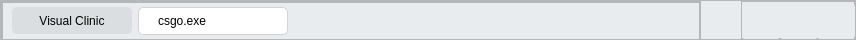
       <widget class="QFrame" name="frame">
        <property name="sizePolicy">
         <sizepolicy hsizetype="Preferred" vsizetype="Fixed">
          <horstretch>0</horstretch>
          <verstretch>0</verstretch>
         </sizepolicy>
        </property>
        <property name="minimumSize">
         <size>
          <width>0</width>
          <height>40</height>
         </size>
        </property>
        <property name="maximumSize">
         <size>
          <width>16777215</width>
          <height>40</height>
         </size>
        </property>
        <property name="styleSheet">
         <string notr="true">QFrame{
	background:rgb(233, 236, 238)
}</string>
        </property>
        <property name="frameShape">
         <enum>QFrame::StyledPanel</enum>
        </property>
        <property name="frameShadow">
         <enum>QFrame::Raised</enum>
        </property>
        <layout class="QHBoxLayout" name="horizontalLayout_3">
         <property name="spacing">
          <number>0</number>
         </property>
         <property name="leftMargin">
          <number>0</number>
         </property>
         <property name="topMargin">
          <number>0</number>
         </property>
         <property name="rightMargin">
          <number>0</number>
         </property>
         <property name="bottomMargin">
          <number>0</number>
         </property>
         <item>
          <widget class="QFrame" name="frame_3">
           <property name="sizePolicy">
            <sizepolicy hsizetype="Preferred" vsizetype="Fixed">
             <horstretch>0</horstretch>
             <verstretch>0</verstretch>
            </sizepolicy>
           </property>
           <property name="minimumSize">
            <size>
             <width>700</width>
             <height>40</height>
            </size>
           </property>
           <property name="maximumSize">
            <size>
             <width>2000</width>
             <height>40</height>
            </size>
           </property>
           <property name="frameShape">
            <enum>QFrame::StyledPanel</enum>
           </property>
           <property name="frameShadow">
            <enum>QFrame::Raised</enum>
           </property>
           <layout class="QHBoxLayout" name="horizontalLayout_2">
            <property name="spacing">
             <number>0</number>
            </property>
            <property name="leftMargin">
             <number>0</number>
            </property>
            <property name="topMargin">
             <number>0</number>
            </property>
            <property name="rightMargin">
             <number>0</number>
            </property>
            <property name="bottomMargin">
             <number>0</number>
            </property>
            <item>
             <widget class="QFrame" name="titleBarFrame">
              <property name="minimumSize">
               <size>
                <width>0</width>
                <height>38</height>
               </size>
              </property>
              <property name="maximumSize">
               <size>
                <width>700</width>
                <height>38</height>
               </size>
              </property>
              <property name="frameShape">
               <enum>QFrame::StyledPanel</enum>
              </property>
              <property name="frameShadow">
               <enum>QFrame::Raised</enum>
              </property>
              <layout class="QHBoxLayout" name="horizontalLayout_5">
               <property name="topMargin">
                <number>0</number>
               </property>
               <property name="bottomMargin">
                <number>0</number>
               </property>
               <item>
                <widget class="QPushButton" name="programName">
                 <property name="sizePolicy">
                  <sizepolicy hsizetype="Fixed" vsizetype="Fixed">
                   <horstretch>0</horstretch>
                   <verstretch>27</verstretch>
                  </sizepolicy>
                 </property>
                 <property name="minimumSize">
                  <size>
                   <width>120</width>
                   <height>27</height>
                  </size>
                 </property>
                 <property name="maximumSize">
                  <size>
                   <width>120</width>
                   <height>27</height>
                  </size>
                 </property>
                 <property name="styleSheet">
                  <string notr="true">QPushButton{
	background:rgb(219, 222, 224);
border:none;
border-radius:5px;
padding: 3px 10px 3px 10px
}</string>
                 </property>
                 <property name="text">
                  <string>Visual Clinic</string>
                 </property>
                </widget>
               </item>
               <item>
                <widget class="QFrame" name="fileFrame">
                 <property name="sizePolicy">
                  <sizepolicy hsizetype="Preferred" vsizetype="Preferred">
                   <horstretch>180</horstretch>
                   <verstretch>0</verstretch>
                  </sizepolicy>
                 </property>
                 <property name="minimumSize">
                  <size>
                   <width>150</width>
                   <height>28</height>
                  </size>
                 </property>
                 <property name="maximumSize">
                  <size>
                   <width>150</width>
                   <height>28</height>
                  </size>
                 </property>
                 <property name="styleSheet">
                  <string notr="true">QFrame{
	background:white;
border:none;
border-radius:5px;
padding: 3px 0px 3px 0px;
border:1px solid #D1D3D5;
}</string>
                 </property>
                 <property name="frameShape">
                  <enum>QFrame::StyledPanel</enum>
                 </property>
                 <property name="frameShadow">
                  <enum>QFrame::Raised</enum>
                 </property>
                 <layout class="QHBoxLayout" name="horizontalLayout_6" stretch="0,0">
                  <property name="spacing">
                   <number>0</number>
                  </property>
                  <property name="leftMargin">
                   <number>0</number>
                  </property>
                  <property name="topMargin">
                   <number>0</number>
                  </property>
                  <property name="rightMargin">
                   <number>0</number>
                  </property>
                  <property name="bottomMargin">
                   <number>0</number>
                  </property>
                  <item>
                   <widget class="QLabel" name="label">
                    <property name="minimumSize">
                     <size>
                      <width>80</width>
                      <height>20</height>
                     </size>
                    </property>
                    <property name="maximumSize">
                     <size>
                      <width>80</width>
                      <height>20</height>
                     </size>
                    </property>
                    <property name="styleSheet">
                     <string notr="true">QLabel {
	border:none;
padding-left:0px;
}</string>
                    </property>
                    <property name="text">
                     <string>csgo.exe</string>
                    </property>
                   </widget>
                  </item>
                  <item>
                   <widget class="QPushButton" name="buttonCloseCurrentFile">
                    <property name="minimumSize">
                     <size>
                      <width>18</width>
                      <height>18</height>
                     </size>
                    </property>
                    <property name="maximumSize">
                     <size>
                      <width>18</width>
                      <height>18</height>
                     </size>
                    </property>
                    <property name="styleSheet">
                     <string notr="true">QPushButton{
	background:#fff;
	border:none;
	border-radius:20px;
}

QPushButton:hover{
	background:#efefef;
	border:none;
	border-radius:20px;
}</string>
                    </property>
                    <property name="text">
                     <string/>
                    </property>
                    <property name="icon">
                     <iconset>
                      <normaloff>resources/win_close.png</normaloff>resources/win_close.png</iconset>
                    </property>
                    <property name="iconSize">
                     <size>
                      <width>28</width>
                      <height>28</height>
                     </size>
                    </property>
                   </widget>
                  </item>
                 </layout>
                </widget>
               </item>
               <item>
                <spacer name="titleBarSpacer">
                 <property name="orientation">
                  <enum>Qt::Horizontal</enum>
                 </property>
                 <property name="sizeHint" stdset="0">
                  <size>
                   <width>40</width>
                   <height>20</height>
                  </size>
                 </property>
                </spacer>
               </item>
              </layout>
             </widget>
            </item>
           </layout>
          </widget>
         </item>
         <item>
          <spacer name="horizontalSpacer_3">
           <property name="orientation">
            <enum>Qt::Horizontal</enum>
           </property>
           <property name="sizeType">
            <enum>QSizePolicy::Expanding</enum>
           </property>
           <property name="sizeHint" stdset="0">
            <size>
             <width>40</width>
             <height>20</height>
            </size>
           </property>
          </spacer>
         </item>
         <item>
          <widget class="QFrame" name="frame_2">
           <property name="sizePolicy">
            <sizepolicy hsizetype="Fixed" vsizetype="Fixed">
             <horstretch>0</horstretch>
             <verstretch>0</verstretch>
            </sizepolicy>
           </property>
           <property name="minimumSize">
            <size>
             <width>114</width>
             <height>38</height>
            </size>
           </property>
           <property name="maximumSize">
            <size>
             <width>114</width>
             <height>38</height>
            </size>
           </property>
           <property name="frameShape">
            <enum>QFrame::StyledPanel</enum>
           </property>
           <property name="frameShadow">
            <enum>QFrame::Raised</enum>
           </property>
           <property name="lineWidth">
            <number>1</number>
           </property>
           <layout class="QHBoxLayout" name="horizontalLayout">
            <property name="spacing">
             <number>0</number>
            </property>
            <property name="leftMargin">
             <number>0</number>
            </property>
            <property name="topMargin">
             <number>0</number>
            </property>
            <property name="rightMargin">
             <number>0</number>
            </property>
            <property name="bottomMargin">
             <number>0</number>
            </property>
            <item>
             <widget class="QPushButton" name="buttonMinimize">
              <property name="minimumSize">
               <size>
                <width>38</width>
                <height>38</height>
               </size>
              </property>
              <property name="maximumSize">
               <size>
                <width>38</width>
                <height>38</height>
               </size>
              </property>
              <property name="styleSheet">
               <string notr="true">QPushButton{
	background:rgb(233, 236, 238);
	border:none;
	border-radius:5px;
}

QPushButton:hover{
	background:rgb(218, 220, 222);
	border:none;
	border-radius:5px;
}</string>
              </property>
              <property name="text">
               <string/>
              </property>
              <property name="icon">
               <iconset>
                <normaloff>resources/win_minimal.png</normaloff>resources/win_minimal.png</iconset>
              </property>
              <property name="iconSize">
               <size>
                <width>38</width>
                <height>38</height>
               </size>
              </property>
             </widget>
            </item>
            <item>
             <widget class="QPushButton" name="buttonMiddle">
              <property name="minimumSize">
               <size>
                <width>38</width>
                <height>38</height>
               </size>
              </property>
              <property name="maximumSize">
               <size>
                <width>38</width>
                <height>38</height>
               </size>
              </property>
              <property name="styleSheet">
               <string notr="true">QPushButton{
	background:rgb(233, 236, 238);
	border:none;
	border-radius:5px;
}

QPushButton:hover{
	background:rgb(218, 220, 222);
	border:none;
	border-radius:5px;
}</string>
              </property>
              <property name="text">
               <string/>
              </property>
              <property name="icon">
               <iconset>
                <normaloff>resources/win_normal.png</normaloff>resources/win_normal.png</iconset>
              </property>
              <property name="iconSize">
               <size>
                <width>35</width>
                <height>35</height>
               </size>
              </property>
             </widget>
            </item>
            <item>
             <widget class="QPushButton" name="buttonClose">
              <property name="minimumSize">
               <size>
                <width>38</width>
                <height>38</height>
               </size>
              </property>
              <property name="maximumSize">
               <size>
                <width>38</width>
                <height>38</height>
               </size>
              </property>
              <property name="styleSheet">
               <string notr="true">QPushButton{
	background:rgb(233, 236, 238);
	border:none;
	border-radius:5px;
}

QPushButton:hover{
	background:rgb(218, 220, 222);
	border:none;
	border-radius:5px;
}</string>
              </property>
              <property name="text">
               <string/>
              </property>
              <property name="icon">
               <iconset>
                <normaloff>resources/win_close.png</normaloff>resources/win_close.png</iconset>
              </property>
              <property name="iconSize">
               <size>
                <width>38</width>
                <height>38</height>
               </size>
              </property>
             </widget>
            </item>
           </layout>
          </widget>
         </item>
        </layout>
       </widget>
